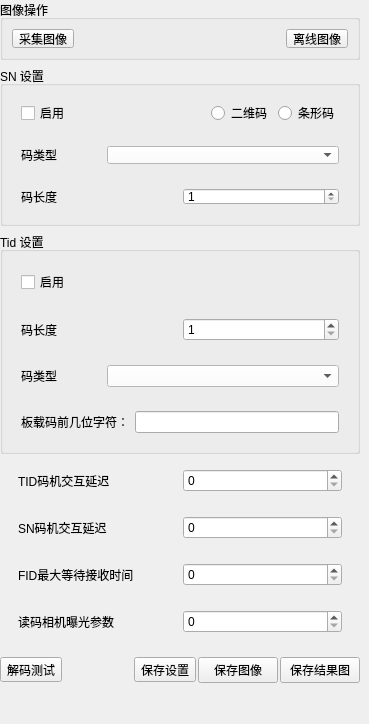
           <widget class="QWidget" name="data_collect">
            <attribute name="title">
             <string>数据采集</string>
            </attribute>
            <widget class="QWidget" name="widget" native="true">
             <property name="geometry">
              <rect>
               <x>0</x>
               <y>0</y>
               <width>360</width>
               <height>715</height>
              </rect>
             </property>
             <property name="minimumSize">
              <size>
               <width>360</width>
               <height>641</height>
              </size>
             </property>
             <property name="maximumSize">
              <size>
               <width>360</width>
               <height>16777215</height>
              </size>
             </property>
             <layout class="QVBoxLayout" name="verticalLayout_4">
              <item>
               <widget class="QGroupBox" name="image_ctrl">
                <property name="maximumSize">
                 <size>
                  <width>16777215</width>
                  <height>60</height>
                 </size>
                </property>
                <property name="title">
                 <string>图像操作</string>
                </property>
                <layout class="QHBoxLayout" name="horizontalLayout_4">
                 <item>
                  <widget class="QToolButton" name="toolButton_capture">
                   <property name="text">
                    <string>采集图像</string>
                   </property>
                   <property name="autoRaise">
                    <bool>false</bool>
                   </property>
                  </widget>
                 </item>
                 <item>
                  <spacer name="horizontalSpacer_2">
                   <property name="orientation">
                    <enum>Qt::Horizontal</enum>
                   </property>
                   <property name="sizeHint" stdset="0">
                    <size>
                     <width>120</width>
                     <height>15</height>
                    </size>
                   </property>
                  </spacer>
                 </item>
                 <item>
                  <widget class="QToolButton" name="toolButton_3">
                   <property name="text">
                    <string>离线图像</string>
                   </property>
                   <property name="autoRaise">
                    <bool>false</bool>
                   </property>
                  </widget>
                 </item>
                </layout>
               </widget>
              </item>
              <item>
               <widget class="QGroupBox" name="para_set">
                <property name="sizePolicy">
                 <sizepolicy hsizetype="Preferred" vsizetype="Fixed">
                  <horstretch>0</horstretch>
                  <verstretch>0</verstretch>
                 </sizepolicy>
                </property>
                <property name="minimumSize">
                 <size>
                  <width>0</width>
                  <height>160</height>
                 </size>
                </property>
                <property name="maximumSize">
                 <size>
                  <width>16777215</width>
                  <height>16777215</height>
                 </size>
                </property>
                <property name="title">
                 <string>SN 设置</string>
                </property>
                <layout class="QVBoxLayout" name="verticalLayout_5">
                 <item>
                  <widget class="QWidget" name="widget_4" native="true">
                   <layout class="QHBoxLayout" name="horizontalLayout_5">
                    <item>
                     <widget class="QCheckBox" name="checkBox_mat_code">
                      <property name="text">
                       <string>启用</string>
                      </property>
                     </widget>
                    </item>
                    <item>
                     <spacer name="horizontalSpacer">
                      <property name="orientation">
                       <enum>Qt::Horizontal</enum>
                      </property>
                      <property name="sizeHint" stdset="0">
                       <size>
                        <width>40</width>
                        <height>20</height>
                       </size>
                      </property>
                     </spacer>
                    </item>
                    <item>
                     <widget class="QRadioButton" name="radioButton_product_mat_code">
                      <property name="text">
                       <string>二维码</string>
                      </property>
                     </widget>
                    </item>
                    <item>
                     <widget class="QRadioButton" name="radioButton_product_bar_code">
                      <property name="text">
                       <string>条形码</string>
                      </property>
                     </widget>
                    </item>
                   </layout>
                  </widget>
                 </item>
                 <item>
                  <widget class="QWidget" name="widget_2" native="true">
                   <layout class="QHBoxLayout" name="horizontalLayout_6">
                    <item>
                     <widget class="QLabel" name="label_2">
                      <property name="maximumSize">
                       <size>
                        <width>80</width>
                        <height>16777215</height>
                       </size>
                      </property>
                      <property name="text">
                       <string>码类型</string>
                      </property>
                     </widget>
                    </item>
                    <item>
                     <widget class="QComboBox" name="comboBox_product_code_type">
                      <property name="styleSheet">
                       <string notr="true">background-color: rgb(255, 255, 255);</string>
                      </property>
                     </widget>
                    </item>
                   </layout>
                  </widget>
                 </item>
                 <item>
                  <widget class="QWidget" name="widget_8" native="true">
                   <layout class="QHBoxLayout" name="horizontalLayout_8">
                    <item>
                     <widget class="QLabel" name="label">
                      <property name="text">
                       <string>码长度</string>
                      </property>
                     </widget>
                    </item>
                    <item>
                     <widget class="QSpinBox" name="spinBox_mat_code_length">
                      <property name="minimum">
                       <number>1</number>
                      </property>
                     </widget>
                    </item>
                   </layout>
                  </widget>
                 </item>
                </layout>
               </widget>
              </item>
              <item>
               <widget class="QGroupBox" name="groupBox_3">
                <property name="title">
                 <string>Tid 设置</string>
                </property>
                <layout class="QVBoxLayout" name="verticalLayout_6">
                 <item>
                  <widget class="QWidget" name="widget_7" native="true">
                   <property name="minimumSize">
                    <size>
                     <width>0</width>
                     <height>0</height>
                    </size>
                   </property>
                   <layout class="QHBoxLayout" name="horizontalLayout_2">
                    <item>
                     <widget class="QCheckBox" name="checkBox_barcode">
                      <property name="text">
                       <string>启用</string>
                      </property>
                     </widget>
                    </item>
                   </layout>
                  </widget>
                 </item>
                 <item>
                  <widget class="QWidget" name="widget_10" native="true">
                   <property name="minimumSize">
                    <size>
                     <width>0</width>
                     <height>0</height>
                    </size>
                   </property>
                   <layout class="QHBoxLayout" name="horizontalLayout_22">
                    <item>
                     <widget class="QLabel" name="label_3">
                      <property name="text">
                       <string>码长度 </string>
                      </property>
                     </widget>
                    </item>
                    <item>
                     <widget class="QSpinBox" name="spinBox_bar_code_length">
                      <property name="minimum">
                       <number>1</number>
                      </property>
                     </widget>
                    </item>
                   </layout>
                  </widget>
                 </item>
                 <item>
                  <widget class="QWidget" name="widget_5" native="true">
                   <layout class="QHBoxLayout" name="horizontalLayout_7">
                    <item>
                     <widget class="QLabel" name="label_4">
                      <property name="maximumSize">
                       <size>
                        <width>80</width>
                        <height>16777215</height>
                       </size>
                      </property>
                      <property name="text">
                       <string>码类型</string>
                      </property>
                     </widget>
                    </item>
                    <item>
                     <widget class="QComboBox" name="comboBox_bar_code_type">
                      <property name="styleSheet">
                       <string notr="true">background-color: rgb(255, 255, 255);</string>
                      </property>
                     </widget>
                    </item>
                   </layout>
                  </widget>
                 </item>
                 <item>
                  <widget class="QWidget" name="widget_9" native="true">
                   <layout class="QHBoxLayout" name="horizontalLayout_9">
                    <item>
                     <widget class="QLabel" name="label_9">
                      <property name="text">
                       <string>板载码前几位字符：</string>
                      </property>
                     </widget>
                    </item>
                    <item>
                     <widget class="QLineEdit" name="lineEdit_board_code_prefix">
                      <property name="maxLength">
                       <number>9</number>
                      </property>
                     </widget>
                    </item>
                   </layout>
                  </widget>
                 </item>
                </layout>
               </widget>
              </item>
              <item>
               <widget class="QWidget" name="widget_3" native="true">
                <property name="sizePolicy">
                 <sizepolicy hsizetype="Preferred" vsizetype="Expanding">
                  <horstretch>0</horstretch>
                  <verstretch>0</verstretch>
                 </sizepolicy>
                </property>
                <layout class="QVBoxLayout" name="verticalLayout_11">
                 <property name="topMargin">
                  <number>0</number>
                 </property>
                 <property name="bottomMargin">
                  <number>0</number>
                 </property>
                 <item>
                  <widget class="QWidget" name="widget_13" native="true">
                   <layout class="QHBoxLayout" name="horizontalLayout_23">
                    <item>
                     <widget class="QLabel" name="label_5">
                      <property name="text">
                       <string>TID码机交互延迟</string>
                      </property>
                     </widget>
                    </item>
                    <item>
                     <widget class="QSpinBox" name="spinBox_TID_send_cmc_msleep_time">
                      <property name="maximum">
                       <number>999</number>
                      </property>
                     </widget>
                    </item>
                   </layout>
                  </widget>
                 </item>
                 <item>
                  <widget class="QWidget" name="widget_12" native="true">
                   <layout class="QHBoxLayout" name="horizontalLayout_24">
                    <item>
                     <widget class="QLabel" name="label_6">
                      <property name="text">
                       <string>SN码机交互延迟</string>
                      </property>
                     </widget>
                    </item>
                    <item>
                     <widget class="QSpinBox" name="spinBox_sn_send_cmc_msleep_time">
                      <property name="maximum">
                       <number>999</number>
                      </property>
                     </widget>
                    </item>
                   </layout>
                  </widget>
                 </item>
                 <item>
                  <widget class="QWidget" name="widget_11" native="true">
                   <layout class="QHBoxLayout" name="horizontalLayout_25">
                    <item>
                     <widget class="QLabel" name="label_7">
                      <property name="text">
                       <string>FID最大等待接收时间</string>
                      </property>
                     </widget>
                    </item>
                    <item>
                     <widget class="QSpinBox" name="spinBox_wait_last_fid_max_time">
                      <property name="maximum">
                       <number>9999</number>
                      </property>
                     </widget>
                    </item>
                   </layout>
                  </widget>
                 </item>
                 <item>
                  <widget class="QWidget" name="widget_25" native="true">
                   <layout class="QHBoxLayout" name="horizontalLayout_26">
                    <item>
                     <widget class="QLabel" name="label_8">
                      <property name="text">
                       <string>读码相机曝光参数</string>
                      </property>
                     </widget>
                    </item>
                    <item>
                     <widget class="QSpinBox" name="spinBox_read_code_exposure_time">
                      <property name="maximum">
                       <number>999999</number>
                      </property>
                     </widget>
                    </item>
                   </layout>
                  </widget>
                 </item>
                </layout>
               </widget>
              </item>
              <item>
               <widget class="QWidget" name="Button" native="true">
                <property name="maximumSize">
                 <size>
                  <width>16777215</width>
                  <height>50</height>
                 </size>
                </property>
                <layout class="QHBoxLayout" name="horizontalLayout_3">
                 <property name="spacing">
                  <number>2</number>
                 </property>
                 <property name="leftMargin">
                  <number>0</number>
                 </property>
                 <property name="rightMargin">
                  <number>0</number>
                 </property>
                 <item>
                  <widget class="QToolButton" name="toolButton_reading_code">
                   <property name="text">
                    <string>解码测试</string>
                   </property>
                   <property name="autoRaise">
                    <bool>false</bool>
                   </property>
                  </widget>
                 </item>
                 <item>
                  <spacer name="horizontalSpacer_3">
                   <property name="orientation">
                    <enum>Qt::Horizontal</enum>
                   </property>
                   <property name="sizeHint" stdset="0">
                    <size>
                     <width>122</width>
                     <height>19</height>
                    </size>
                   </property>
                  </spacer>
                 </item>
                 <item>
                  <widget class="QToolButton" name="toolButton_save">
                   <property name="text">
                    <string>保存设置</string>
                   </property>
                   <property name="autoRaise">
                    <bool>false</bool>
                   </property>
                  </widget>
                 </item>
                 <item>
                  <widget class="QPushButton" name="pushButton_save_image">
                   <property name="text">
                    <string>保存图像</string>
                   </property>
                  </widget>
                 </item>
                 <item>
                  <widget class="QPushButton" name="pushButton_save_result_image">
                   <property name="text">
                    <string>保存结果图</string>
                   </property>
                  </widget>
                 </item>
                </layout>
               </widget>
              </item>
              <item>
               <spacer name="verticalSpacer_3">
                <property name="orientation">
                 <enum>Qt::Vertical</enum>
                </property>
                <property name="sizeHint" stdset="0">
                 <size>
                  <width>20</width>
                  <height>40</height>
                 </size>
                </property>
               </spacer>
              </item>
             </layout>
            </widget>
           </widget>
